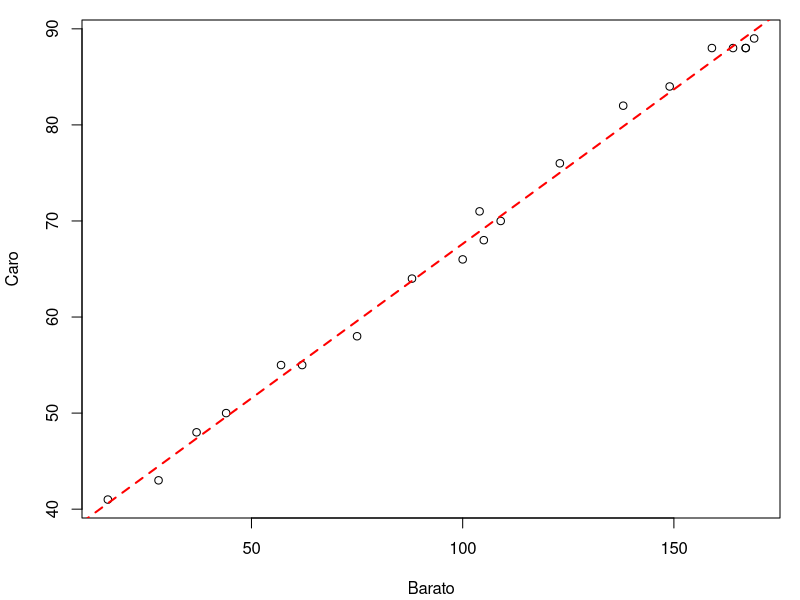
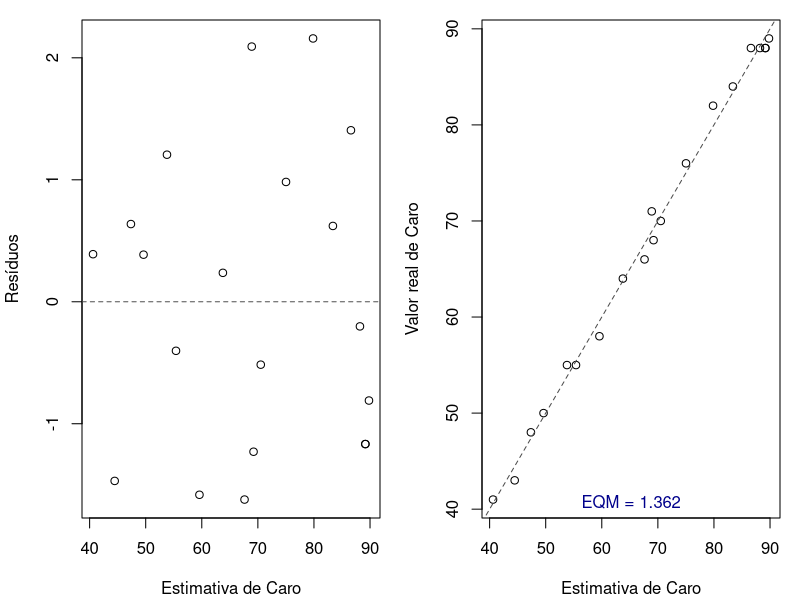
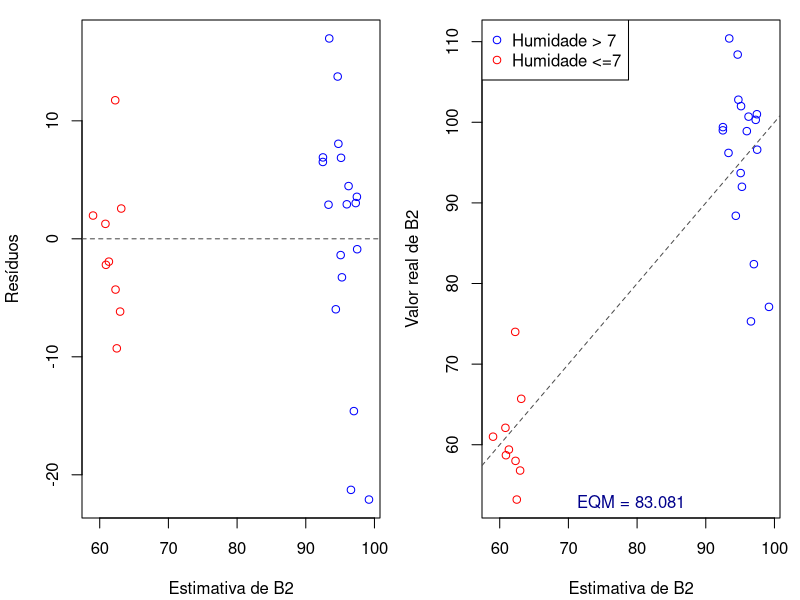
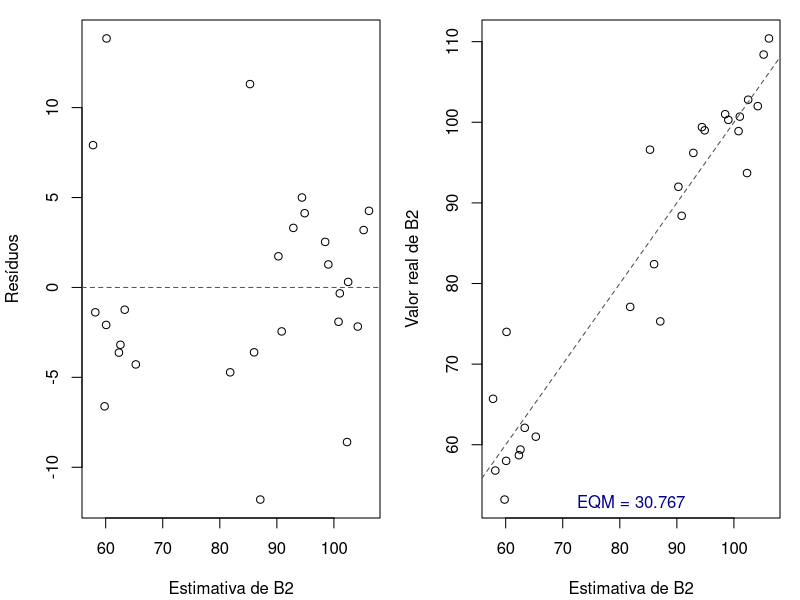

Generate these figures, in order, with R:
## ---- chunk 1
#| code-fold: true
ID <- 1:20
Caro<- c(76,70,55,71,55,48,50,66,41,43,82,68,88,58,64,88,89,88,84,88)
Barato<- c(123,109,62,104,57,37,44,100,16,28,138,105,159,75,88,164,169,167,149,167)

dados.1 <- data.frame(ID,Caro,Barato)
rm(list=c("ID","Caro","Barato"))
knitr::kable(dados.1)
## ---- chunk 2
#| code-fold: true
ID <- 1:27
B2 <-c(110.4,102.8,101.0,108.4,100.7,100.3,102.0,93.7,98.9,96.6,
99.4,96.2,99.0,88.4,75.3,92.0,82.4,77.1,74.0,65.7,56.8,62.1,61.0,53.2,59.4,58.7,58.0)
Sol <- c(176,155,273,273,256,280,280,184,216,
198,59,80,80,105,180,180,177,230,203,191,191,191,76,213,213,151,205)
Humidade <- c(7.0,7.0,7.0,7.0,7.0,7.0,7.0,7.0,7.0,2.0,2.0,2.0,2.0,2.0,2.0,2.0,
2.0,2.0,47.4,47.4,47.4,47.4,47.4,47.4,47.4,47.4,47.4)
Temp.Ar <- c(78,89,89,72,84,87,74,87,88,76,
65,67,62,70,73,65,76,82,76,83,82,69,74,76,69,75,76)

dados.2 <- data.frame(ID,B2,Sol,Humidade,Temp.Ar)
rm(list=c("ID","B2","Sol","Humidade","Temp.Ar"))
knitr::kable(dados.2)
## ---- chunk 3
minQuad <- function(b){
  return(sum((dados.1$Caro-b[1]-dados.1$Barato*b[2])^2))
}

(b <-optim(par=c(0,0),minQuad)$par)
coef <- list(simples.minQuad=b)
## ---- chunk 4
#| fig-align: "center"
par(mar=c(4.1,4.1,1,1))
plot(Caro ~ Barato,data=dados.1)
abline(a=b[1],b=b[2],lty=2,lwd=2,col="red")
## ---- chunk 5
par(mfrow=c(1,2),mar=c(4.1,4.1,1,1))
resid <- dados.1$Caro - b[1] - b[2]*dados.1$Barato
plot(b[1] + b[2]*dados.1$Barato,resid,ylab="Resíduos",xlab="Estimativa de Caro")
abline(h=0,lty=2,col="grey30")
plot(b[1] + b[2]*dados.1$Barato,dados.1$Caro,
     xlab="Estimativa de Caro",ylab="Valor real de Caro")
abline(a=0,b=1,lty=2,col="grey30")
mtext(paste("EQM =",round(mean((dados.1$Caro - b[1] - b[2]*dados.1$Barato)^2),3)),
      side=1,padj=-2,col="blue4")
## ---- chunk 6
matriz <- cbind(rep(1,27),as.matrix(dados.2[,-(1:2)]))
minQuad <- function(b){
  return(sum((dados.2$B2-matriz%*%b)^2))
}
(b <-optim(par=c(min(dados.2$B2),0,0,0),minQuad)$par)
coef$multi.minQuad1 <- b
## ---- chunk 7
#| fig-align: "center"
resid <- dados.2$B2-matriz%*%b
#grafico 1
par(mfrow=c(1,2),mar=c(4.1,4.1,1,1))
plot(matriz%*%b,resid,xlab="Estimativa de B2",ylab="Resíduos",
     col=c("blue","red")[as.numeric(dados.2$Humidade>7)+1])
abline(h=0,lty=2,col="grey30")
#grafico 2
plot(matriz%*%b,dados.2$B2,xlab="Estimativa de B2",ylab="Valor real de B2",
     col=c("blue","red")[as.numeric(dados.2$Humidade>7)+1])
abline(a=0,b=1,lty=2,col="grey30")
legend("topleft",legend=c("Humidade > 7", "Humidade <=7"),col=c("blue","red"),pch=1)
mtext(paste("EQM =",round(mean((dados.2$B2-matriz%*%b)^2),3)),
      side=1,padj=-2,col="blue4")
## ---- chunk 8
matriz <- cbind(rep(1,27),as.matrix(dados.2[,-(1:2)]), dados.2$Humidade^2)
(b <-optim(par=c(100,0,0,0,0),minQuad)$par)
coef$multi.minQuad2 <- b
## ---- chunk 9
#| fig-align: "center"
resid <- dados.2$B2-matriz%*%b
par(mfrow=c(1,2),mar=c(4.1,4.1,1,1))
plot(matriz%*%b,resid,xlab="Estimativa de B2",ylab="Resíduos")
abline(h=0,lty=2,col="grey30")
plot(matriz%*%b,dados.2$B2,xlab="Estimativa de B2",ylab="Valor real de B2")
abline(a=0,b=1,lty=2,col="grey30")
mtext(paste("EQM =",round(mean((dados.2$B2-matriz%*%b)^2),3)),
      side=1,padj=-2,col="blue4")
## ---- chunk 10
ks.test(resid,function(q) pnorm(q, sd=sd(resid)))
